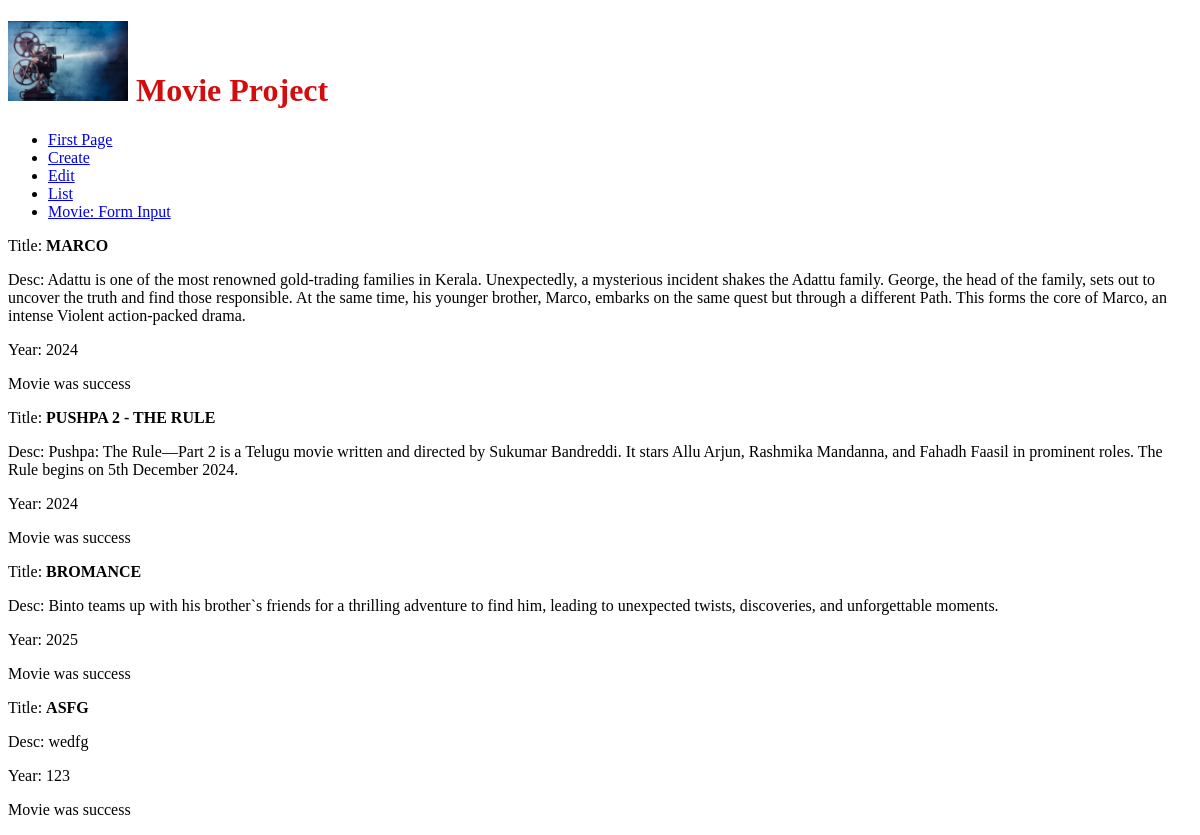
Before: /movie/movieformlist with the older database file.
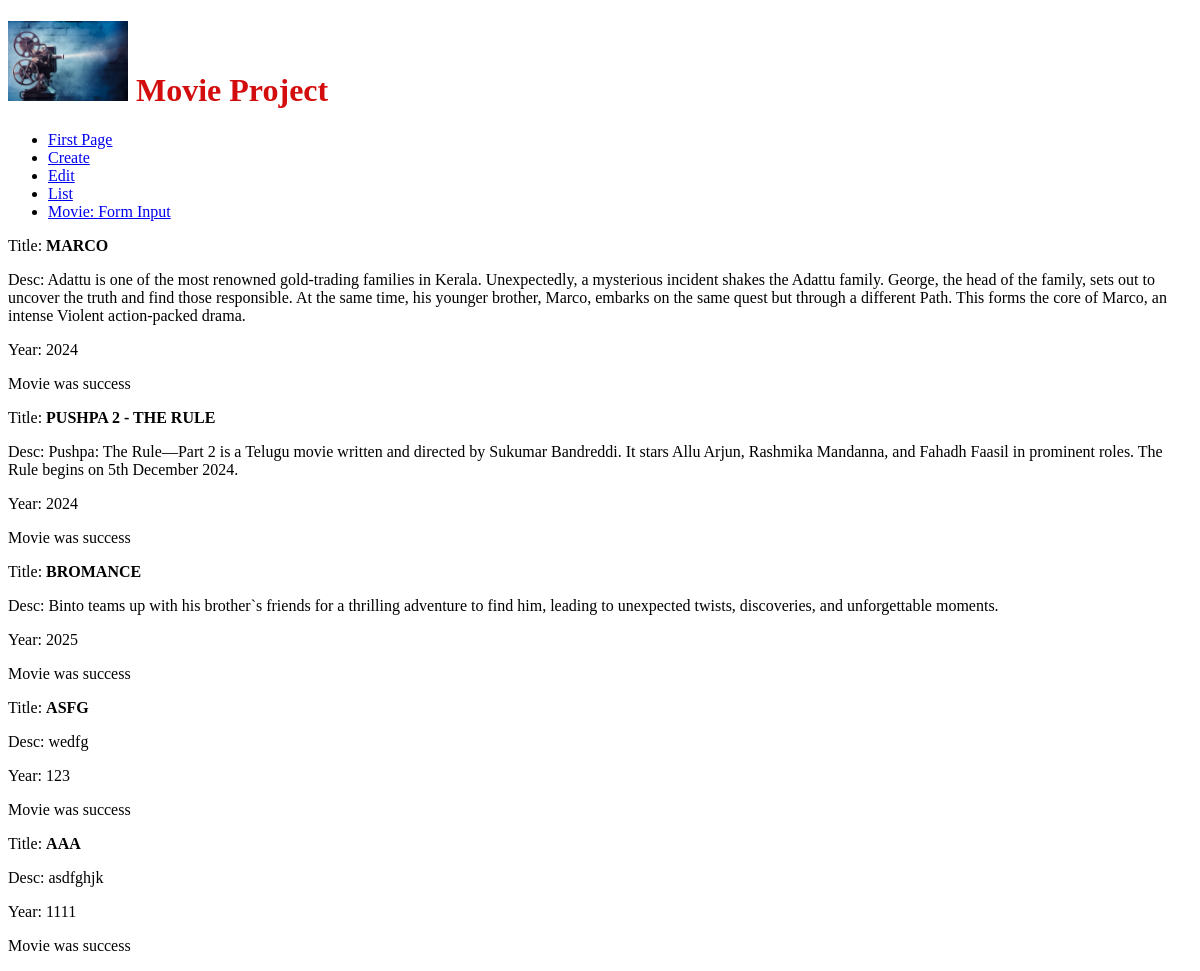
After: the same page with the newer database file.
### movies/models.py (models this page shows)
class MovieInfo(models.Model):
    title=models.CharField(max_length=250)
    desc=models.TextField()
    year=models.IntegerField()
    success=models.CharField(max_length=4)

### movies/views.py (the view)
# urls.py: path("movieformlist",views.MovieFormView.as_view(),name="movie_list"),
class MovieFormView(ListView):
    model=MovieInfo
    template_name='formlist.html'
    context_object_name="movie"

### movies/templates/formlist.html
{% extends 'blank_layout.html' %}
{%block content%}
{%for mov in movie%}
<p>Title: <b>{{mov.title | upper}}</b></p>
<p>Desc: {{mov.desc | default:"No data available"}}</p>
<p>Year: {{mov.year}}</p>
{% if mov.success %}
<p>Movie was success</p>
{% else %}
<p>Movie was not success</p>
{% endif %}
{%endfor %}
{%endblock content%}

Changed rows visible on the page:
added MovieInfo: title "AAA", desc "asdfghjk", year "1111", success "Movie was success"
